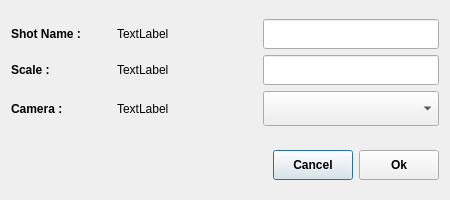
<?xml version="1.0" encoding="UTF-8"?>
<ui version="4.0">
 <class>Dialog</class>
 <widget class="QDialog" name="Dialog">
  <property name="geometry">
   <rect>
    <x>0</x>
    <y>0</y>
    <width>450</width>
    <height>200</height>
   </rect>
  </property>
  <property name="windowTitle">
   <string>Shot Edit</string>
  </property>
  <layout class="QGridLayout" name="gridLayout">
   <item row="2" column="0">
    <layout class="QHBoxLayout" name="horizontalLayout_4">
     <item>
      <spacer name="horizontalSpacer_3">
       <property name="orientation">
        <enum>Qt::Horizontal</enum>
       </property>
       <property name="sizeHint" stdset="0">
        <size>
         <width>40</width>
         <height>20</height>
        </size>
       </property>
      </spacer>
     </item>
     <item>
      <widget class="QPushButton" name="cancel_btn">
       <property name="minimumSize">
        <size>
         <width>70</width>
         <height>30</height>
        </size>
       </property>
       <property name="font">
        <font>
         <weight>75</weight>
         <bold>true</bold>
        </font>
       </property>
       <property name="text">
        <string>Cancel</string>
       </property>
      </widget>
     </item>
     <item>
      <widget class="QPushButton" name="ok_btn">
       <property name="minimumSize">
        <size>
         <width>70</width>
         <height>30</height>
        </size>
       </property>
       <property name="font">
        <font>
         <weight>75</weight>
         <bold>true</bold>
        </font>
       </property>
       <property name="text">
        <string>Ok</string>
       </property>
      </widget>
     </item>
    </layout>
   </item>
   <item row="0" column="0">
    <layout class="QVBoxLayout" name="verticalLayout">
     <item>
      <layout class="QHBoxLayout" name="horizontalLayout">
       <item>
        <widget class="QLabel" name="shot_label">
         <property name="minimumSize">
          <size>
           <width>100</width>
           <height>30</height>
          </size>
         </property>
         <property name="maximumSize">
          <size>
           <width>100</width>
           <height>16777215</height>
          </size>
         </property>
         <property name="font">
          <font>
           <weight>75</weight>
           <bold>true</bold>
          </font>
         </property>
         <property name="text">
          <string>Shot Name :</string>
         </property>
        </widget>
       </item>
       <item>
        <widget class="QLabel" name="shot_txt">
         <property name="minimumSize">
          <size>
           <width>140</width>
           <height>30</height>
          </size>
         </property>
         <property name="maximumSize">
          <size>
           <width>140</width>
           <height>16777215</height>
          </size>
         </property>
         <property name="font">
          <font>
           <weight>50</weight>
           <bold>false</bold>
          </font>
         </property>
         <property name="text">
          <string>TextLabel</string>
         </property>
        </widget>
       </item>
       <item>
        <widget class="QLineEdit" name="chshot_txt">
         <property name="minimumSize">
          <size>
           <width>120</width>
           <height>30</height>
          </size>
         </property>
        </widget>
       </item>
      </layout>
     </item>
     <item>
      <layout class="QHBoxLayout" name="horizontalLayout_2">
       <item>
        <widget class="QLabel" name="scale_label">
         <property name="minimumSize">
          <size>
           <width>100</width>
           <height>30</height>
          </size>
         </property>
         <property name="maximumSize">
          <size>
           <width>100</width>
           <height>16777215</height>
          </size>
         </property>
         <property name="font">
          <font>
           <weight>75</weight>
           <bold>true</bold>
          </font>
         </property>
         <property name="text">
          <string>Scale :</string>
         </property>
        </widget>
       </item>
       <item>
        <widget class="QLabel" name="scale_txt">
         <property name="minimumSize">
          <size>
           <width>140</width>
           <height>30</height>
          </size>
         </property>
         <property name="maximumSize">
          <size>
           <width>140</width>
           <height>16777215</height>
          </size>
         </property>
         <property name="font">
          <font>
           <weight>50</weight>
           <bold>false</bold>
          </font>
         </property>
         <property name="text">
          <string>TextLabel</string>
         </property>
        </widget>
       </item>
       <item>
        <widget class="QLineEdit" name="chscale_txt">
         <property name="minimumSize">
          <size>
           <width>120</width>
           <height>30</height>
          </size>
         </property>
        </widget>
       </item>
      </layout>
     </item>
     <item>
      <layout class="QHBoxLayout" name="horizontalLayout_3">
       <item>
        <widget class="QLabel" name="camera_label">
         <property name="minimumSize">
          <size>
           <width>100</width>
           <height>30</height>
          </size>
         </property>
         <property name="maximumSize">
          <size>
           <width>100</width>
           <height>16777215</height>
          </size>
         </property>
         <property name="font">
          <font>
           <weight>75</weight>
           <bold>true</bold>
          </font>
         </property>
         <property name="text">
          <string>Camera :</string>
         </property>
        </widget>
       </item>
       <item>
        <widget class="QLabel" name="camera_txt">
         <property name="minimumSize">
          <size>
           <width>140</width>
           <height>30</height>
          </size>
         </property>
         <property name="maximumSize">
          <size>
           <width>140</width>
           <height>16777215</height>
          </size>
         </property>
         <property name="font">
          <font>
           <weight>50</weight>
           <bold>false</bold>
          </font>
         </property>
         <property name="text">
          <string>TextLabel</string>
         </property>
        </widget>
       </item>
       <item>
        <widget class="QComboBox" name="camera_combo">
         <property name="minimumSize">
          <size>
           <width>120</width>
           <height>35</height>
          </size>
         </property>
         <property name="maximumSize">
          <size>
           <width>16777215</width>
           <height>35</height>
          </size>
         </property>
        </widget>
       </item>
      </layout>
     </item>
    </layout>
   </item>
   <item row="1" column="0">
    <spacer name="verticalSpacer">
     <property name="orientation">
      <enum>Qt::Vertical</enum>
     </property>
     <property name="sizeType">
      <enum>QSizePolicy::Fixed</enum>
     </property>
     <property name="sizeHint" stdset="0">
      <size>
       <width>20</width>
       <height>10</height>
      </size>
     </property>
    </spacer>
   </item>
  </layout>
 </widget>
 <resources/>
 <connections/>
</ui>
